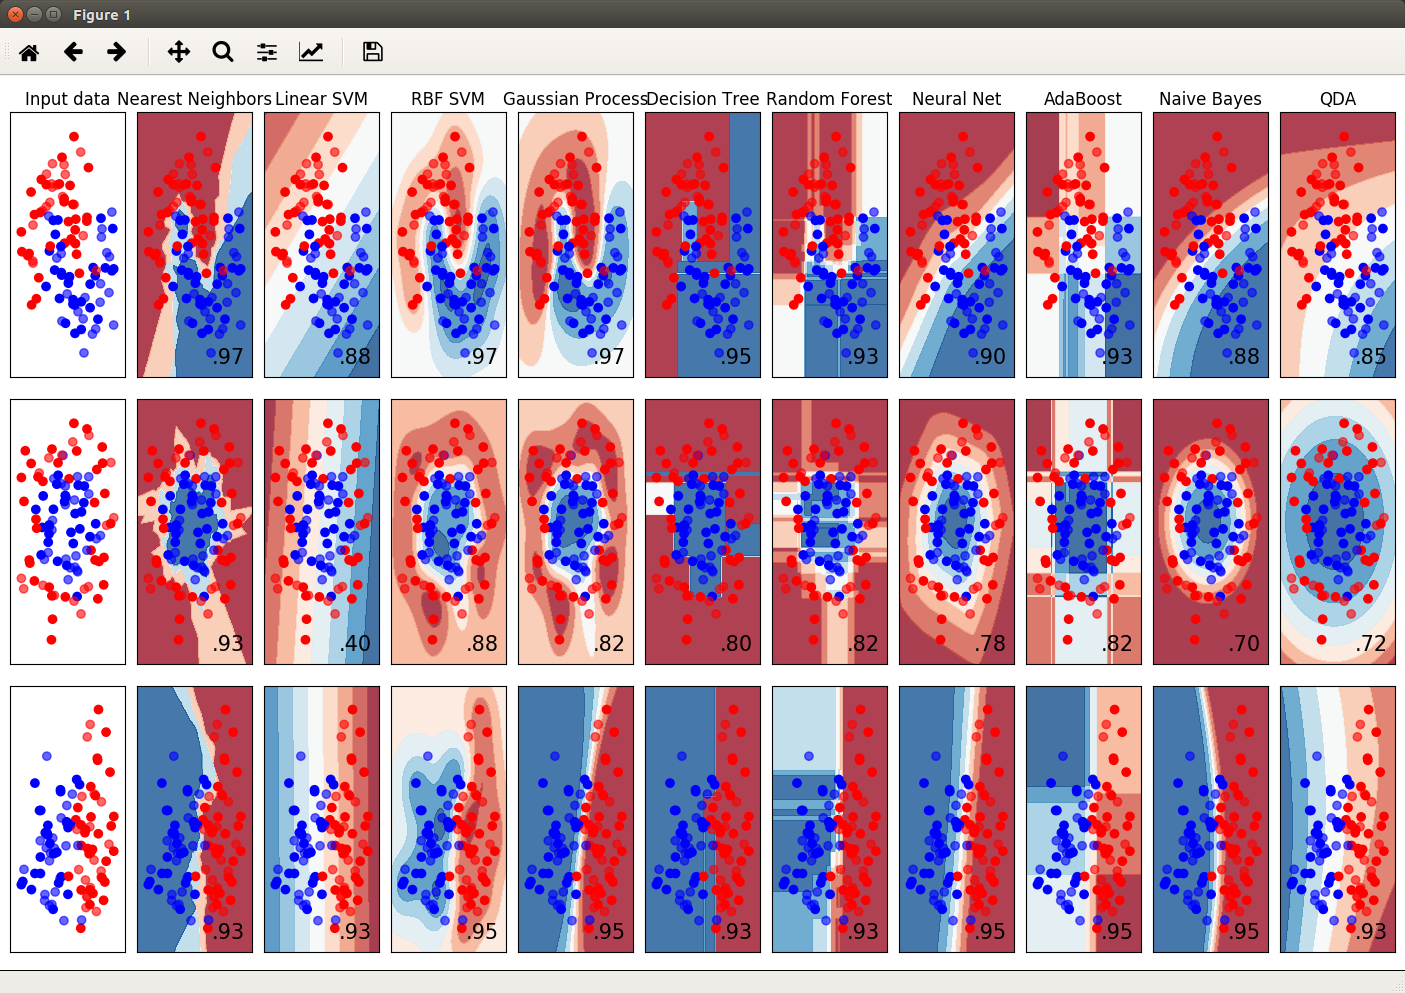

Write the Python code that produced this figure.
"""
sklearn_is_installed.py

This script should help me see if scikit-learn is installed.
"""

# If scikit-learn is installed, the line below should not fail:
import sklearn

# If I run a recent version of Anaconda, the syntax below should not fail.
# Ref:
# http://scikit-learn.org/stable/auto_examples/classification/plot_classifier_comparison.html

print(__doc__)

# Code source: Gaël Varoquaux
#              Andreas Müller
# Modified for documentation by Jaques Grobler
# License: BSD 3 clause

import numpy as np
import matplotlib.pyplot as plt
from matplotlib.colors import ListedColormap
from sklearn.model_selection import train_test_split
from sklearn.preprocessing import StandardScaler
from sklearn.datasets import make_moons, make_circles, make_classification
from sklearn.neural_network import MLPClassifier
from sklearn.neighbors import KNeighborsClassifier
from sklearn.svm import SVC
from sklearn.gaussian_process import GaussianProcessClassifier
from sklearn.gaussian_process.kernels import RBF
from sklearn.tree import DecisionTreeClassifier
from sklearn.ensemble import RandomForestClassifier, AdaBoostClassifier
from sklearn.naive_bayes import GaussianNB
from sklearn.discriminant_analysis import QuadraticDiscriminantAnalysis

h = .02  # step size in the mesh

names = ["Nearest Neighbors", "Linear SVM", "RBF SVM", "Gaussian Process",
         "Decision Tree", "Random Forest", "Neural Net", "AdaBoost",
         "Naive Bayes", "QDA"]

classifiers = [
    KNeighborsClassifier(3),
    SVC(kernel="linear", C=0.025),
    SVC(gamma=2, C=1),
    GaussianProcessClassifier(1.0 * RBF(1.0), warm_start=True),
    DecisionTreeClassifier(max_depth=5),
    RandomForestClassifier(max_depth=5, n_estimators=10, max_features=1),
    MLPClassifier(alpha=1),
    AdaBoostClassifier(),
    GaussianNB(),
    QuadraticDiscriminantAnalysis()]

X, y = make_classification(n_features=2, n_redundant=0, n_informative=2,
                           random_state=1, n_clusters_per_class=1)
rng = np.random.RandomState(2)
X += 2 * rng.uniform(size=X.shape)
linearly_separable = (X, y)

datasets = [make_moons(noise=0.3, random_state=0),
            make_circles(noise=0.2, factor=0.5, random_state=1),
            linearly_separable
            ]

figure = plt.figure(figsize=(27, 9))
i = 1
# iterate over datasets
for ds_cnt, ds in enumerate(datasets):
    # preprocess dataset, split into training and test part
    X, y = ds
    X = StandardScaler().fit_transform(X)
    X_train, X_test, y_train, y_test = \
        train_test_split(X, y, test_size=.4, random_state=42)

    x_min, x_max = X[:, 0].min() - .5, X[:, 0].max() + .5
    y_min, y_max = X[:, 1].min() - .5, X[:, 1].max() + .5
    xx, yy = np.meshgrid(np.arange(x_min, x_max, h),
                         np.arange(y_min, y_max, h))

    # just plot the dataset first
    cm = plt.cm.RdBu
    cm_bright = ListedColormap(['#FF0000', '#0000FF'])
    ax = plt.subplot(len(datasets), len(classifiers) + 1, i)
    if ds_cnt == 0:
        ax.set_title("Input data")
    # Plot the training points
    ax.scatter(X_train[:, 0], X_train[:, 1], c=y_train, cmap=cm_bright)
    # and testing points
    ax.scatter(X_test[:, 0], X_test[:, 1], c=y_test, cmap=cm_bright, alpha=0.6)
    ax.set_xlim(xx.min(), xx.max())
    ax.set_ylim(yy.min(), yy.max())
    ax.set_xticks(())
    ax.set_yticks(())
    i += 1

    # iterate over classifiers
    for name, clf in zip(names, classifiers):
        ax = plt.subplot(len(datasets), len(classifiers) + 1, i)
        clf.fit(X_train, y_train)
        score = clf.score(X_test, y_test)

        # Plot the decision boundary. For that, we will assign a color to each
        # point in the mesh [x_min, x_max]x[y_min, y_max].
        if hasattr(clf, "decision_function"):
            Z = clf.decision_function(np.c_[xx.ravel(), yy.ravel()])
        else:
            Z = clf.predict_proba(np.c_[xx.ravel(), yy.ravel()])[:, 1]

        # Put the result into a color plot
        Z = Z.reshape(xx.shape)
        ax.contourf(xx, yy, Z, cmap=cm, alpha=.8)

        # Plot also the training points
        ax.scatter(X_train[:, 0], X_train[:, 1], c=y_train, cmap=cm_bright)
        # and testing points
        ax.scatter(X_test[:, 0], X_test[:, 1], c=y_test, cmap=cm_bright,
                   alpha=0.6)

        ax.set_xlim(xx.min(), xx.max())
        ax.set_ylim(yy.min(), yy.max())
        ax.set_xticks(())
        ax.set_yticks(())
        if ds_cnt == 0:
            ax.set_title(name)
        ax.text(xx.max() - .3, yy.min() + .3, ('%.2f' % score).lstrip('0'),
                size=15, horizontalalignment='right')
        i += 1

plt.tight_layout()
plt.show()


'bye'
